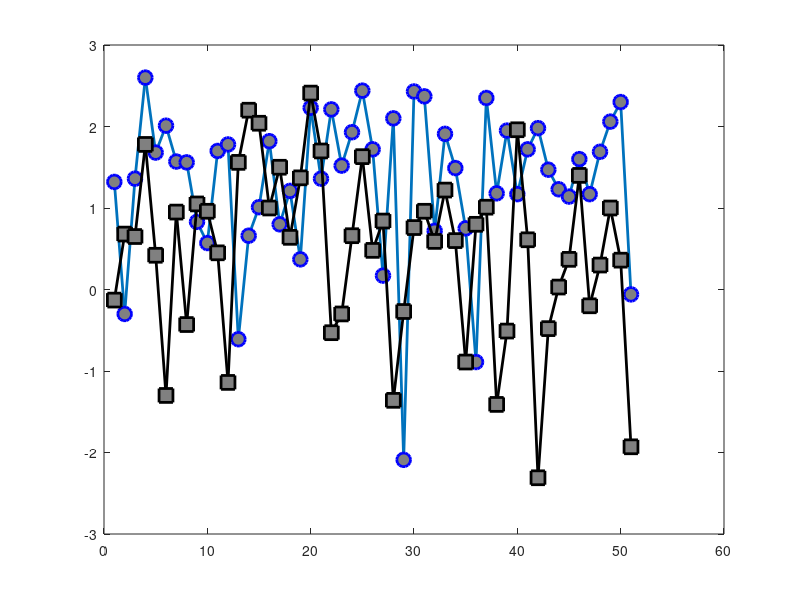

MATLAB code for this plot: (Note: this script raises an error after producing the figure.)
x1=[1.32
-0.30
1.36
2.60
1.68
2.01
1.57
1.56
0.83
0.57
1.70
1.78
-0.61
0.66
1.01
1.82
0.80
1.21
0.37
2.23
1.36
2.21
1.52
1.93
2.44
1.72
0.17
2.10
-2.09
2.43
2.37
0.72
1.91
1.49
0.75
-0.89
2.35
1.18
1.95
1.17
1.72
1.98
1.47
1.23
1.14
1.60
1.17
1.69
2.06
2.30
-0.06];
x2=[-0.13
0.68
0.65
1.78
0.42
-1.30
0.95
-0.43
1.05
0.96
0.45
-1.14
1.56
2.20
2.04
1.00
1.50
0.64
1.37
2.41
1.70
-0.53
-0.30
0.66
1.63
0.48
0.84
-1.36
-0.27
0.76
0.96
0.59
1.22
0.60
-0.89
0.80
1.01
-1.41
-0.51
1.96
0.61
-2.31
-0.48
0.03
0.37
1.40
-0.20
0.30
1.00
0.36
-1.93];
x4=[-1.11
-0.13
-0.66
-1.71
1.26
0.17
-0.04
1.19
-0.42
-0.08
1.02
0.94
0.60
1.29
0.48
-0.20
1.92
1.00
0.47
1.49
0.03
0.12
-1.33
1.05
1.54
-0.09
1.15
0.79
0.05
0.63
0.45
0.41
0.82
0.98
-0.66
1.13
-0.13
0.47
0.46
-0.08
0.50
0.25
1.06
-0.12
1.05
1.43
0.24
0.71
-0.36
0.55
-0.29];
y=1:1:51;
x1max=max(x1);
y1max=find(x1==x1max);
x2max=max(x2);
y2max=find(x2==x2max);
x4max=max(x4);
y4max=find(x4==x4max);
figure
plot(y,x1,'-o','LineWidth',2,...
    'MarkerSize',10,...
    'MarkerEdgeColor','b',...
    'MarkerFaceColor',[0.5,0.5,0.5])
hold on
plot(y,x2,'-ks','LineWidth',2,...
    'MarkerSize',10,...
    'MarkerEdgeColor','k',...
    'MarkerFaceColor',[0.5,0.5,0.5])
plot(y,x4,'-P','LineWidth',2,...
    'MarkerSize',10,...
    'MarkerEdgeColor','r',...
    'MarkerFaceColor',[0.5,0.5,0.5])
plot(y1max,x1max,'-^','LineWidth',2,...
    'MarkerSize',20,...
    'MarkerEdgeColor','r',...
    'MarkerFaceColor',[0.5,0.5,0.5])
plot(y2max,x2max,'-^','LineWidth',2,...
    'MarkerSize',20,...
    'MarkerEdgeColor','r',...
    'MarkerFaceColor',[0.5,0.5,0.5])
plot(y4max,x4max,'-^','LineWidth',2,...
    'MarkerSize',20,...
    'MarkerEdgeColor','r',...
    'MarkerFaceColor',[0.5,0.5,0.5])
legend('FMNIST-1','FMNIST-2','FMNIST-4','location','best')
xlabel('Trial','fontweight','bold','FontSize',16)
set(gca,'XTickLabelMode','auto')
ylabel('Gain(%)','fontweight','bold','FontSize',16)
set(gca,'XLim',[1 51])
ax = gca;
ax.FontSize = 16; 
fig = gcf;
fig.PaperPositionMode = 'auto'
fig_pos = fig.PaperPosition;
fig.PaperSize = [fig_pos(3) fig_pos(4)];
print(fig, 'FMNIST_3.pdf', '-dpdf')